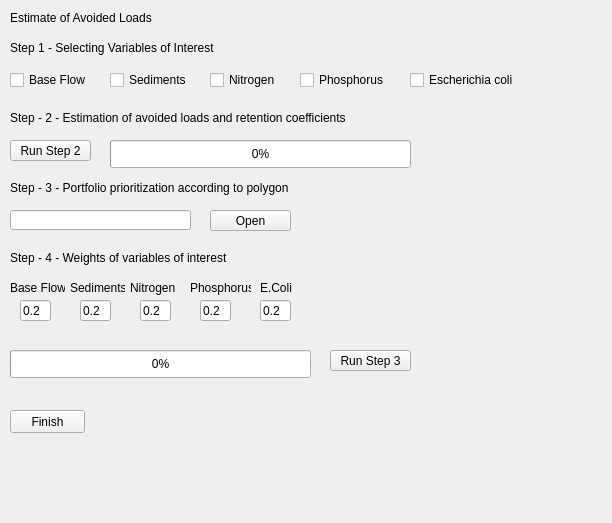
            <widget class="QWidget" name="page">
             <property name="geometry">
              <rect>
               <x>0</x>
               <y>0</y>
               <width>612</width>
               <height>523</height>
              </rect>
             </property>
             <attribute name="label">
              <string>Step 4 - Prioritization of areas by NBS</string>
             </attribute>
             <widget class="QLabel" name="label_46">
              <property name="geometry">
               <rect>
                <x>10</x>
                <y>10</y>
                <width>221</width>
                <height>16</height>
               </rect>
              </property>
              <property name="text">
               <string>&lt;html&gt;&lt;head/&gt;&lt;body&gt;&lt;p&gt;&lt;span style=&quot; font-size:9pt;&quot;&gt;Estimate of Avoided Loads&lt;/span&gt;&lt;/p&gt;&lt;/body&gt;&lt;/html&gt;</string>
              </property>
             </widget>
             <widget class="QCheckBox" name="base_flow">
              <property name="geometry">
               <rect>
                <x>10</x>
                <y>70</y>
                <width>91</width>
                <height>20</height>
               </rect>
              </property>
              <property name="text">
               <string>Base Flow</string>
              </property>
             </widget>
             <widget class="QLabel" name="label_47">
              <property name="geometry">
               <rect>
                <x>10</x>
                <y>40</y>
                <width>301</width>
                <height>16</height>
               </rect>
              </property>
              <property name="text">
               <string>&lt;html&gt;&lt;head/&gt;&lt;body&gt;&lt;p&gt;Step 1 - Selecting Variables of Interest&lt;/p&gt;&lt;/body&gt;&lt;/html&gt;</string>
              </property>
             </widget>
             <widget class="QCheckBox" name="Sediments">
              <property name="geometry">
               <rect>
                <x>110</x>
                <y>70</y>
                <width>91</width>
                <height>20</height>
               </rect>
              </property>
              <property name="text">
               <string>Sediments</string>
              </property>
             </widget>
             <widget class="QCheckBox" name="Nitrogen">
              <property name="geometry">
               <rect>
                <x>210</x>
                <y>70</y>
                <width>81</width>
                <height>20</height>
               </rect>
              </property>
              <property name="text">
               <string>Nitrogen</string>
              </property>
             </widget>
             <widget class="QCheckBox" name="Fosforo">
              <property name="geometry">
               <rect>
                <x>300</x>
                <y>70</y>
                <width>101</width>
                <height>20</height>
               </rect>
              </property>
              <property name="text">
               <string>Phosphorus</string>
              </property>
             </widget>
             <widget class="QCheckBox" name="Ecoli">
              <property name="geometry">
               <rect>
                <x>410</x>
                <y>70</y>
                <width>121</width>
                <height>20</height>
               </rect>
              </property>
              <property name="text">
               <string>Escherichia coli</string>
              </property>
             </widget>
             <widget class="QLabel" name="label_48">
              <property name="geometry">
               <rect>
                <x>10</x>
                <y>110</y>
                <width>421</width>
                <height>16</height>
               </rect>
              </property>
              <property name="text">
               <string>&lt;html&gt;&lt;head/&gt;&lt;body&gt;&lt;p&gt;Step - 2 - Estimation of avoided loads and retention coefficients&lt;/p&gt;&lt;/body&gt;&lt;/html&gt;</string>
              </property>
             </widget>
             <widget class="QPushButton" name="Run_Extrat_Inputs">
              <property name="geometry">
               <rect>
                <x>10</x>
                <y>140</y>
                <width>81</width>
                <height>21</height>
               </rect>
              </property>
              <property name="text">
               <string>Run Step 2</string>
              </property>
             </widget>
             <widget class="QLabel" name="label_50">
              <property name="geometry">
               <rect>
                <x>10</x>
                <y>180</y>
                <width>381</width>
                <height>16</height>
               </rect>
              </property>
              <property name="text">
               <string>&lt;html&gt;&lt;head/&gt;&lt;body&gt;&lt;p&gt;Step - 3 - Portfolio prioritization according to polygon&lt;/p&gt;&lt;/body&gt;&lt;/html&gt;</string>
              </property>
             </widget>
             <widget class="QLineEdit" name="Path_Poligonos">
              <property name="geometry">
               <rect>
                <x>10</x>
                <y>210</y>
                <width>181</width>
                <height>20</height>
               </rect>
              </property>
             </widget>
             <widget class="QPushButton" name="select_poligonos">
              <property name="geometry">
               <rect>
                <x>210</x>
                <y>210</y>
                <width>81</width>
                <height>21</height>
               </rect>
              </property>
              <property name="text">
               <string>Open</string>
              </property>
             </widget>
             <widget class="QPushButton" name="Run_Priority">
              <property name="geometry">
               <rect>
                <x>330</x>
                <y>350</y>
                <width>81</width>
                <height>21</height>
               </rect>
              </property>
              <property name="text">
               <string>Run Step 3</string>
              </property>
             </widget>
             <widget class="QLabel" name="label_51">
              <property name="geometry">
               <rect>
                <x>10</x>
                <y>250</y>
                <width>331</width>
                <height>16</height>
               </rect>
              </property>
              <property name="text">
               <string>&lt;html&gt;&lt;head/&gt;&lt;body&gt;&lt;p&gt;Step - 4 - Weights of variables of interest&lt;/p&gt;&lt;/body&gt;&lt;/html&gt;</string>
              </property>
             </widget>
             <widget class="QLineEdit" name="w_bf">
              <property name="geometry">
               <rect>
                <x>20</x>
                <y>300</y>
                <width>31</width>
                <height>21</height>
               </rect>
              </property>
              <property name="text">
               <string>0.2</string>
              </property>
             </widget>
             <widget class="QLabel" name="label_7">
              <property name="geometry">
               <rect>
                <x>10</x>
                <y>280</y>
                <width>55</width>
                <height>16</height>
               </rect>
              </property>
              <property name="text">
               <string>Base Flow</string>
              </property>
             </widget>
             <widget class="QLineEdit" name="w_s">
              <property name="geometry">
               <rect>
                <x>80</x>
                <y>300</y>
                <width>31</width>
                <height>21</height>
               </rect>
              </property>
              <property name="text">
               <string>0.2</string>
              </property>
             </widget>
             <widget class="QLabel" name="label_8">
              <property name="geometry">
               <rect>
                <x>70</x>
                <y>280</y>
                <width>55</width>
                <height>16</height>
               </rect>
              </property>
              <property name="text">
               <string>Sediments</string>
              </property>
             </widget>
             <widget class="QLineEdit" name="w_n">
              <property name="geometry">
               <rect>
                <x>140</x>
                <y>300</y>
                <width>31</width>
                <height>21</height>
               </rect>
              </property>
              <property name="text">
               <string>0.2</string>
              </property>
             </widget>
             <widget class="QLabel" name="label_9">
              <property name="geometry">
               <rect>
                <x>130</x>
                <y>280</y>
                <width>55</width>
                <height>16</height>
               </rect>
              </property>
              <property name="text">
               <string>Nitrogen</string>
              </property>
             </widget>
             <widget class="QLineEdit" name="w_P">
              <property name="geometry">
               <rect>
                <x>200</x>
                <y>300</y>
                <width>31</width>
                <height>21</height>
               </rect>
              </property>
              <property name="text">
               <string>0.2</string>
              </property>
             </widget>
             <widget class="QLabel" name="label_10">
              <property name="geometry">
               <rect>
                <x>190</x>
                <y>280</y>
                <width>61</width>
                <height>16</height>
               </rect>
              </property>
              <property name="text">
               <string>Phosphorus</string>
              </property>
             </widget>
             <widget class="QLabel" name="label_11">
              <property name="geometry">
               <rect>
                <x>260</x>
                <y>280</y>
                <width>55</width>
                <height>16</height>
               </rect>
              </property>
              <property name="text">
               <string>E.Coli</string>
              </property>
             </widget>
             <widget class="QLineEdit" name="w_ecoli">
              <property name="geometry">
               <rect>
                <x>260</x>
                <y>300</y>
                <width>31</width>
                <height>21</height>
               </rect>
              </property>
              <property name="text">
               <string>0.2</string>
              </property>
             </widget>
             <widget class="QPushButton" name="Button_Finish_1">
              <property name="geometry">
               <rect>
                <x>10</x>
                <y>410</y>
                <width>75</width>
                <height>23</height>
               </rect>
              </property>
              <property name="text">
               <string>Finish</string>
              </property>
             </widget>
             <widget class="QProgressBar" name="progressBar_proceso">
              <property name="geometry">
               <rect>
                <x>110</x>
                <y>140</y>
                <width>301</width>
                <height>28</height>
               </rect>
              </property>
              <property name="value">
               <number>0</number>
              </property>
              <property name="textVisible">
               <bool>true</bool>
              </property>
             </widget>
             <widget class="QProgressBar" name="progressBar_proceso_2">
              <property name="geometry">
               <rect>
                <x>10</x>
                <y>350</y>
                <width>301</width>
                <height>28</height>
               </rect>
              </property>
              <property name="value">
               <number>0</number>
              </property>
              <property name="textVisible">
               <bool>true</bool>
              </property>
             </widget>
            </widget>
